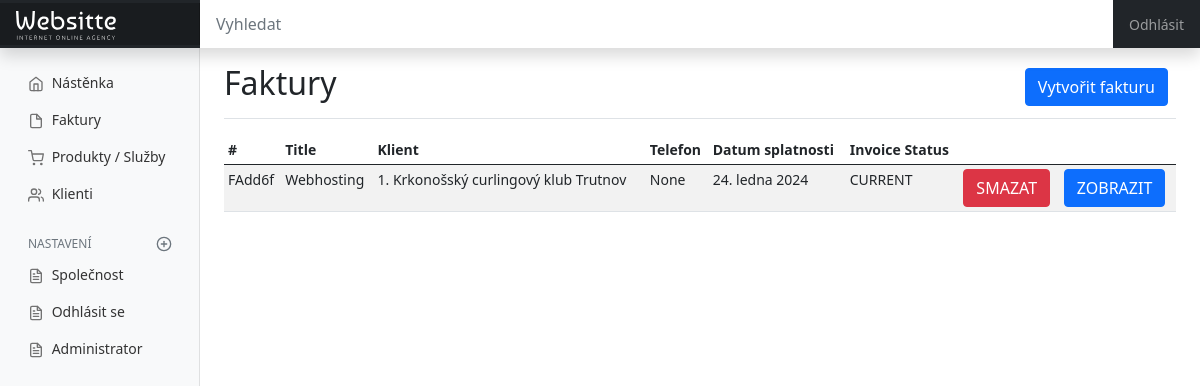
/invoice/invoices (signed in), run on the app's committed database.
### invoice/models.py (models this page shows, shortened)
class Invoice(models.Model):
    TERMS = [
    ('14 days', '14 days'),
    ('30 days', '30 days'),
    ('60 days', '60 days'),
    ]
    STATUS = [
    ('CURRENT', 'CURRENT'),
    ('EMAIL_SENT', 'EMAIL_SENT'),
    ('OVERDUE', 'OVERDUE'),
    ('PAID', 'PAID'),
    ]
    title = models.CharField(null=True, blank=True, max_length=100)
    number = models.CharField(null=True, blank=True, max_length=100)
    dueDate = models.DateField(null=True, blank=True)
    paymentTerms = models.CharField(choices=TERMS, default='14 days', max_length=100)
    status = models.CharField(choices=STATUS, default='CURRENT', max_length=100)
    notes = models.TextField(null=True, blank=True)
    client = models.ForeignKey(Client, blank=True, null=True, on_delete=models.SET_NULL)
    uniqueId = models.CharField(null=True, blank=True, max_length=100)
    slug = models.SlugField(max_length=500, unique=True, blank=True, null=True)
    date_created = models.DateTimeField(blank=True, null=True)
    last_updated = models.DateTimeField(blank=True, null=True)

class Client(models.Model):
    PROVINCES = [
    ('Gauteng', 'Gauteng'),
    ('Free State', 'Free State'),
    ('Limpopo', 'Limpopo'),
    ]
    clientName = models.CharField(null=True, blank=True, max_length=200)
    addressLine1 = models.CharField(null=True, blank=True, max_length=200)
    clientLogo  = models.ImageField(default='default_logo.jpg', upload_to='company_logos')
    province = models.CharField(choices=PROVINCES, blank=True, max_length=100)
    postalCode = models.CharField(null=True, blank=True, max_length=10)
    phoneNumber = models.CharField(null=True, blank=True, max_length=100)
    emailAddress = models.CharField(null=True, blank=True, max_length=100)
    taxNumber = models.CharField(null=True, blank=True, max_length=100)
    dic = models.CharField(null=True, blank=True, max_length=100)
    uniqueId = models.CharField(null=True, blank=True, max_length=100)
    slug = models.SlugField(max_length=500, unique=True, blank=True, null=True)
    date_created = models.DateTimeField(blank=True, null=True)
    last_updated = models.DateTimeField(blank=True, null=True)

### invoice/views.py (the view)
# urls.py: path('invoices',views.invoices, name='invoices'),
@login_required
def invoices(request):
    context = {}
    invoices = Invoice.objects.all()
    context['invoices'] = invoices
    return render(request, 'invoice/invoices.html', context)

### templates/invoice/invoices.html (shortened to what this page needs)
{% extends 'partials/base.html' %}
{% load static %}
{% load crispy_forms_tags %}
{% block css %}
<link href="{% static 'assets/css/bootstrap.min.css' %}" rel="stylesheet">
{% endblock %}
{% block main %}
  <div class="d-flex justify-content-between flex-wrap flex-md-nowrap align-items-center pt-3 pb-2 mb-3 border-bottom">
    <h1 class="h2">Faktury</h1>
    <div class="btn-toolbar mb-2 mb-md-0">
      <div class="btn-group me-2">
        <a href="{% url 'create-invoice' %}"><button type="button" class="btn btn-primary">Vytvořit fakturu</button></a>
      </div>
    </div>
  </div>
  {% if invoices|length > 0 %}
  <div class="table-responsive">
    <table class="table table-striped table-sm">
      <thead>
        <tr>
          <th>#</th>
          <th>Title</th>
          <th>Klient</th>
          <th>Telefon</th>
          <th>Datum splatnosti</th>
          <th>Invoice Status</th>
          <th></th>
          <th></th>
        </tr>
      </thead>
      <tbody>
        {% for invoice in invoices %}
      <tr>
        <td>{{invoice.number}}</td>
        <td>{{invoice.title}}</td>
        <td>{{invoice.client.clientName}}</td>
        <td>{{invoice.client.phoneNumber}}</td>
        <td>{{invoice.dueDate}}</td>
        <td>{{invoice.status}}</td>
        <td>
            <a href="{% url 'invoice-confirm-delete' invoice.slug %}" class="btn btn-danger"> SMAZAT </a>
        </td>
        <td>
          <a href="{% url 'create-build-invoice' invoice.slug %}"><button class="btn btn-primary"> ZOBRAZIT </button></a>
        </td>
      </tr>
        {% endfor %}
      </tbody>
    </table>
  </div>
  {% endif %}
{% endblock %}

### static/assets/css/dashboard.css (style rules this page uses)
body { font-size: .875rem !important; }

### data on the page
Invoice: number "FAdd6f", title "Webhosting", client.clientName "1. Krkonošský curlingový klub Trutnov", client.phoneNumber "None", dueDate "24. ledna 2024", status "CURRENT"
